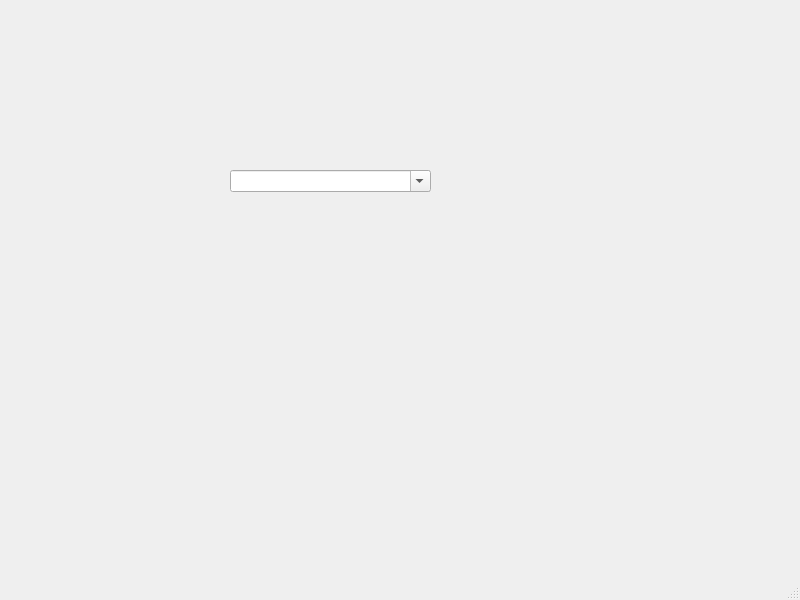
<?xml version="1.0" encoding="UTF-8"?>
<ui version="4.0">
 <class>MainWindow</class>
 <widget class="QMainWindow" name="MainWindow">
  <property name="geometry">
   <rect>
    <x>0</x>
    <y>0</y>
    <width>800</width>
    <height>600</height>
   </rect>
  </property>
  <property name="windowTitle">
   <string>MainWindow</string>
  </property>
  <widget class="QWidget" name="centralwidget">
   <widget class="QComboBox" name="comboBox">
    <property name="geometry">
     <rect>
      <x>230</x>
      <y>170</y>
      <width>201</width>
      <height>22</height>
     </rect>
    </property>
    <property name="editable">
     <bool>true</bool>
    </property>
   </widget>
  </widget>
  <widget class="QMenuBar" name="menubar">
   <property name="geometry">
    <rect>
     <x>0</x>
     <y>0</y>
     <width>800</width>
     <height>21</height>
    </rect>
   </property>
  </widget>
  <widget class="QStatusBar" name="statusbar"/>
 </widget>
 <resources/>
 <connections/>
</ui>
